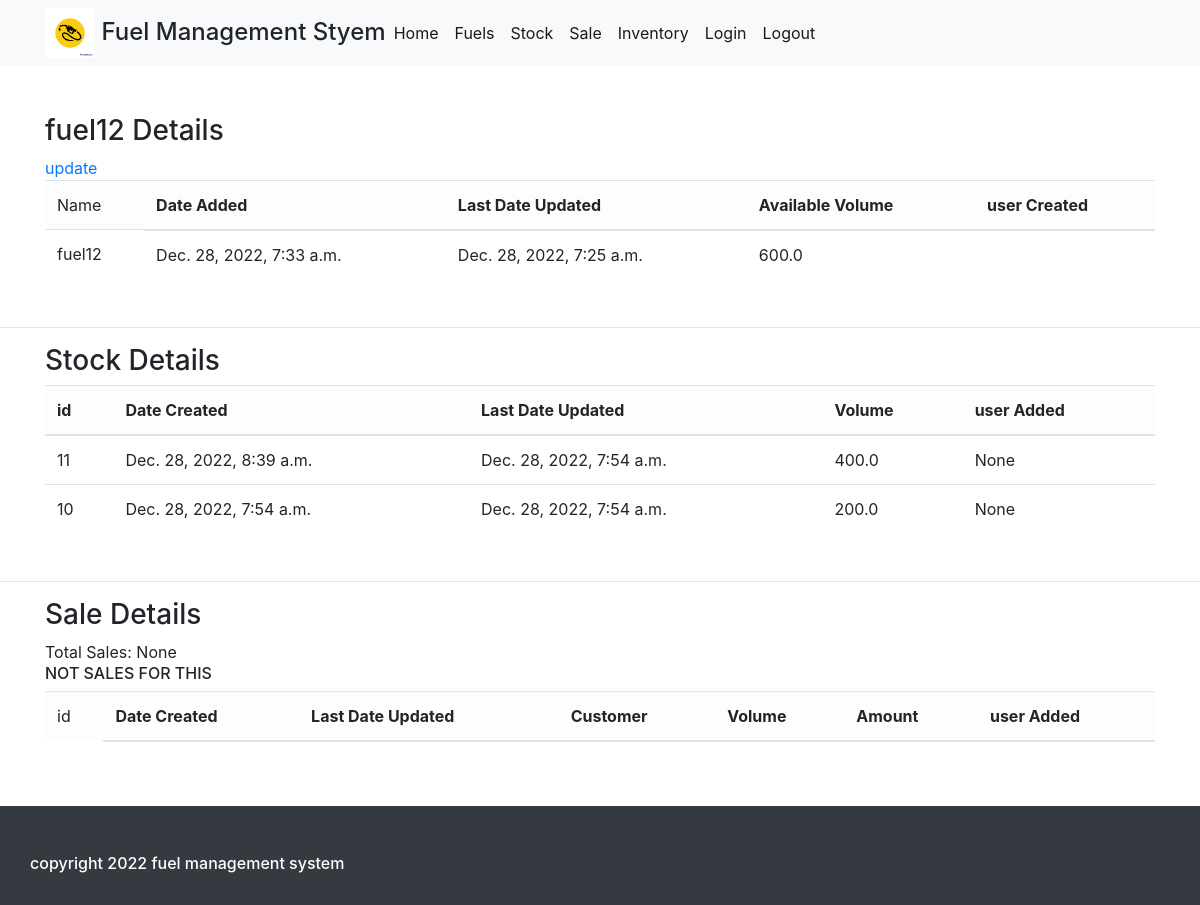
/fuel_details/6/ (signed in), run on an earlier commit of the app's database.
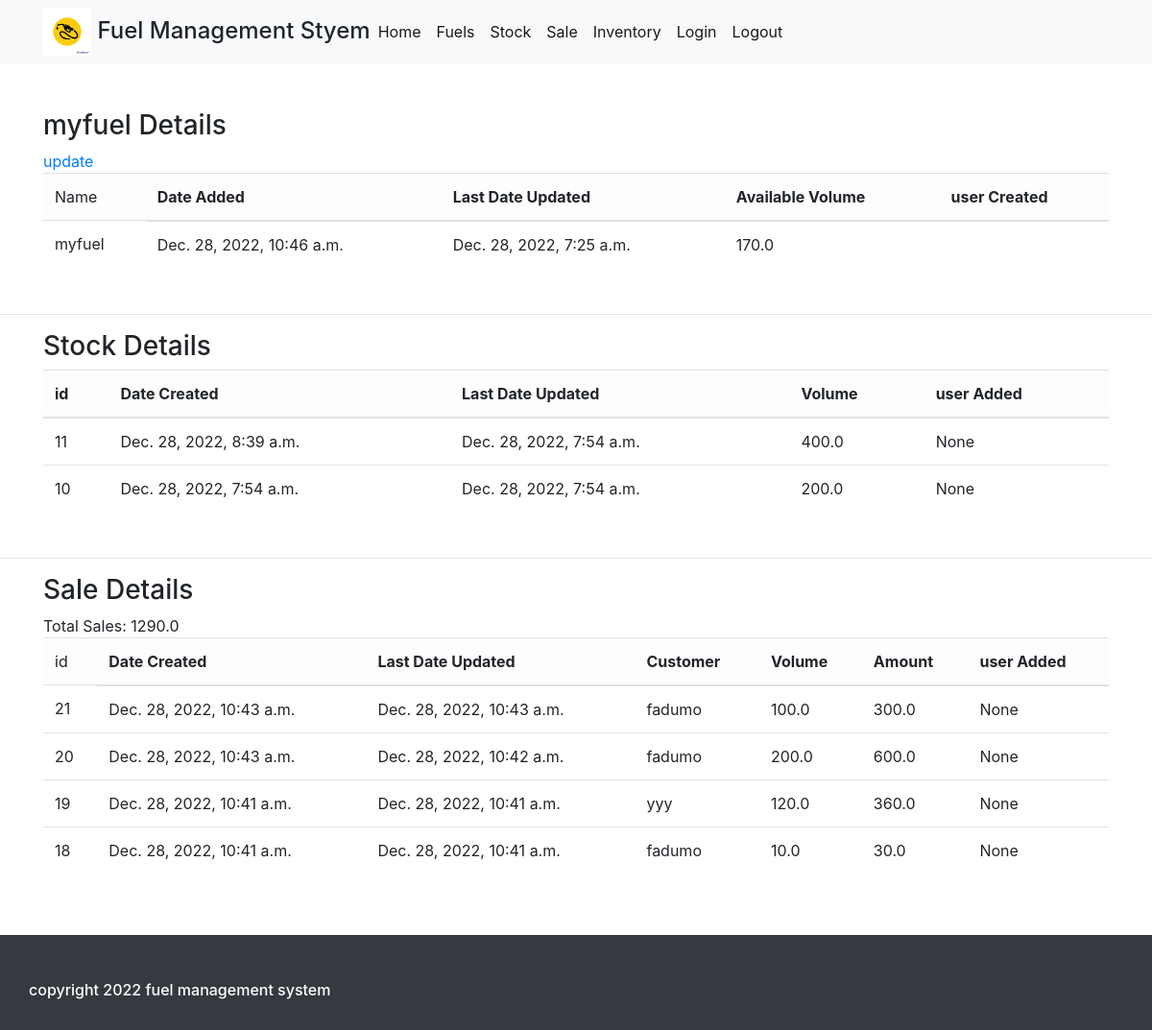
And on a later commit of the database.
### base/models.py (models this page shows, shortened)
class Fuel(models.Model):
    name = models.CharField(max_length=100, unique=True)
    price = models.FloatField(max_length=(15,2), default=0)
    user = models.CharField(max_length=100, blank=True)
    status = models.CharField(max_length=2,choices=(('1','Active'),('0', 'Inactive')) , default = 1)
    delete_flag = models.IntegerField(default = 0)
    created = models.DateTimeField(auto_now=True)
    updated = models.DateTimeField(auto_now_add=True)
    class Meta:
        ordering = ['-updated','-created']
        verbose_name_plural = "fuel type lists"
    def __str__(self):
        return self.name
    def available(self):
        try:
            stockin = Stock.objects.filter(fuel = self).aggregate(models.Sum("volume"))['volume__sum']
            if stockin is None:
                stockin = 0
        except:
            stockin = 0
        try:
            sale = Sale.objects.filter(fuel = self).aggregate(models.Sum("volume"))['volume__sum']
            if sale is None:
                sale = 0
        except:
            sale = 0
            print(sale)
        return stockin - sale

class Stock(models.Model):
    fuel = models.ForeignKey(Fuel, on_delete=models.CASCADE)
    volume = models.FloatField(max_length=(15,2),default=0)
    user = models.CharField(max_length=100, blank=True)
    created = models.DateTimeField(auto_now=True)
    updated = models.DateTimeField(auto_now_add=True)
    class Meta:
        ordering = ['-updated','-created']
        verbose_name_plural = "Stock lists"

class Sale(models.Model):
    customer_name = models.CharField(max_length=200)
    fuel = models.ForeignKey(Fuel, on_delete=models.CASCADE)
    volume = models.FloatField(max_length=(15,2), default=0)
    amount = models.FloatField(max_length=(15,2), default=0)
    user = models.CharField(max_length=100, blank=True)
    created = models.DateTimeField(auto_now=True)
    updated = models.DateTimeField(auto_now_add=True)
    class Meta:
        verbose_name_plural = "Sales list"
        ordering = ['-updated', '-created']

### base/views.py (the view)
# urls.py: path('fuel_details/<str:pk>/', views.fuelDetail, name="fuel_detail"),
@permission_required('base.view_Fuel', login_url='fuels')
@login_required(login_url='login')
def fuelDetail(request, pk):
    fuel = Fuel.objects.get(id=pk)
    stocks = Stock.objects.filter(fuel__id = fuel.id).all()
    sales = Sale.objects.filter(fuel__id = fuel.id ).all()
    total_sale = Sale.objects.filter(fuel__id = fuel.id).aggregate(Sum('amount'))
    print(total_sale)
    context = {
        "fuel":fuel,
        "stocks": stocks,
        "sales":sales,
        "total_sale":total_sale
    }
    return render(request, 'base/fuel_details.html', context)

### base/templates/base/fuel_details.html (shortened to what the changed rows need)
{% extends 'main.html' %}
{% block content %}
    <div class="cotainer mt-5 mb-5">
        <div class="row">
            <div class="col col-lg-12 col-md-12 col-sm-12 col-xs-12">
                <div class="container mb-5">
                   <h3>{{fuel}} Details</h3>
                   <a href="{% url 'update_fuel' fuel.id %}">update</a>
                    <table class="table">
                        <thead class="table-primary table-light">
                            <td>Name</td>
                            <th>Date Added</th>
                            <th>Last Date Updated</th>
                            <th>Available Volume</th>
                            <th>user Created</th>
                        </thead>
                        <tbody>
                            <tr>
                                <td>
                                    {{fuel}}
                                </td>
                                <td>
                                    {{fuel.created}}
                                </td>
                                <td>
                                    {{fuel.updated}}
                                </td>
                                <td>
                                    {{fuel.available}}
                                </td>
                                <td>
                                </td>
                            </tr>
                        </tbody>
                    </table>
                </div>
                <div class="container mb-5">
                    <table class="table">
                        <thead class="table-primary table-light">
                            <th>id</th>
                            <th>Date Created</th>
                            <th>Last Date Updated</th>
                            <th>Volume</th>
                            <th>user Added</th>
                        </thead>
                        <tbody>
                            {% for stock in stocks %}
                            <tr>
                                <td>
                                    {{stock.id}}
                                </td>
                                <td>
                                    {{stock.created}}
                                </td>
                                <td>
                                    {{stock.updated}}
                                </td>
                                <td>
                                    {{stock.volume}}
                                </td>
                                <td>
                                    {% if not stock.user %}
                                    None
                                   {% else %}
                                    {{stock.user}}
                                    {% endif %}
                                </td>
                            {% endfor %}
                            </tr>
                        </tbody>
                    </table>
                </div>
                <div class="container">
                    <h3>Sale Details</h3>
                        <span>Total Sales: {{total_sale.amount__sum}}</span>
                    <table class="table">
                        <thead class="table-primary table-light">
                            <td>id</td>
                            <th>Date Created</th>
                            <th>Last Date Updated</th>
                            <th>Customer</th>
                            <th>Volume</th>
                            <th>Amount</th>
                            <th>user Added</th>
                        </thead>
                        <tbody>
                            {% for sale in sales %}
                            <tr>
                                <td>
                                    {{sale.id}}
                                </td>
                                <td>
                                    {{sale.created}}
                                </td>
                                <td>
                                    {{sale.updated}}
                                </td>
                                <td>
                                    {{sale.customer_name}}
                                </td>
                                <td>
                                    {{sale.volume}}
                                </td>
                                <td>
                                    {{sale.amount}}
                                </td>
                                <td>
                                    {% if not sale.user %}
                                    None
                                   {% else %}
                                    {{stock.user}}
                                    {% endif %}
                                </td>
                            </tr>
                            {% empty %}
                            <h6>NOT SALES FOR THIS</h6>
                            {% endfor %}
                        </tbody>
                    </table>
                </div>
            </div>
        </div>
    </div>
{% endblock %}

What changed in the data, as far as the page shows it:
changed Fuel: name "fuel12" → "myfuel"; created "Dec. 28, 2022, 7:33 a.m." → "Dec. 28, 2022, 10:46 a.m."; available "600.0" → "170.0"
added Sale: id "21", created "Dec. 28, 2022, 10:43 a.m.", updated "Dec. 28, 2022, 10:43 a.m.", customer_name "fadumo", volume "100.0", amount "300.0", user "None"
added Sale: id "20", created "Dec. 28, 2022, 10:43 a.m.", updated "Dec. 28, 2022, 10:42 a.m.", customer_name "fadumo", volume "200.0", amount "600.0", user "None"
added Sale: id "19", created "Dec. 28, 2022, 10:41 a.m.", updated "Dec. 28, 2022, 10:41 a.m.", customer_name "yyy", volume "120.0", amount "360.0", user "None"
added Sale: id "18", created "Dec. 28, 2022, 10:41 a.m.", updated "Dec. 28, 2022, 10:41 a.m.", customer_name "fadumo", volume "10.0", amount "30.0", user "None"
Also different on the page:
{{ total_sale.amount__sum }}: "None" → "1290.0"
text no longer shown: "NOT SALES FOR THIS"
